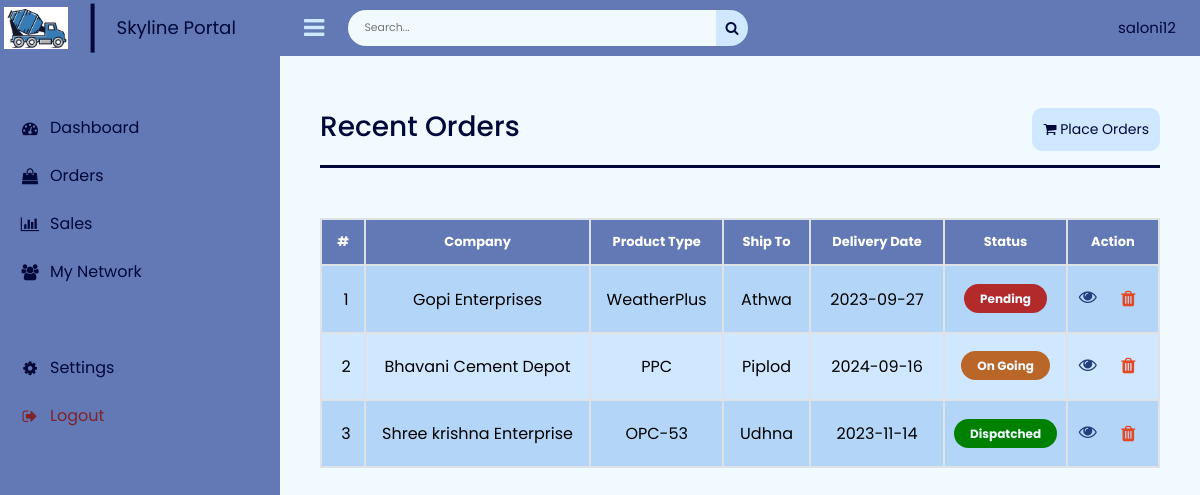
The app's page /dashboard/order.php (signed in) with its own data.
### tables this page shows
CREATE TABLE `users` (
  `id` int(6) UNSIGNED NOT NULL,
  `fullname` varchar(255) NOT NULL,
  `username` varchar(255) NOT NULL,
  `email` varchar(255) NOT NULL,
  `phonenumber` varchar(255) NOT NULL,
  `pass` varchar(255) NOT NULL,
  `gender` varchar(255) NOT NULL,
  `filename` varchar(100) NOT NULL,
  `designation` varchar(255) NOT NULL,
  `experience` int(11) NOT NULL
);

CREATE TABLE `orders` (
  `order_id` int(12) NOT NULL,
  `retailer_id` int(100) NOT NULL,
  `product_type` varchar(255) NOT NULL,
  `ship_to` varchar(255) NOT NULL,
  `delivery_date` date NOT NULL,
  `delivery_time_slot` varchar(255) NOT NULL,
  `vehicle_type` varchar(255) NOT NULL,
  `date_created` date NOT NULL DEFAULT current_timestamp(),
  `date_updated` date NOT NULL,
  `Status` tinyint(1) NOT NULL DEFAULT 0,
  `delete_flag` tinyint(1) NOT NULL DEFAULT 0
);

CREATE TABLE `retailers` (
  `retailer_id` int(12) NOT NULL,
  `trade_No` int(100) NOT NULL,
  `company_logo` varchar(255) NOT NULL,
  `company_name` varchar(255) NOT NULL,
  `address` varchar(255) NOT NULL,
  `contact_no` int(11) NOT NULL,
  `active_influencers` int(11) NOT NULL,
  `sales(this month)` int(11) NOT NULL,
  `sales(YTD)` int(11) NOT NULL,
  `delete_flag` tinyint(1) NOT NULL DEFAULT 0
);

### dashboard/order.php (the view, shortened to what this page needs)
<link rel="stylesheet" href="https://cdn.jsdelivr.net/npm/bootstrap@4.6.2/dist/css/bootstrap.min.css">
<?php include('header.php') ?>
<link rel="stylesheet" href="https://cdnjs.cloudflare.com/ajax/libs/font-awesome/4.7.0/css/font-awesome.min.css">
<section id="content">
    <main>
        <div class="dashboard" style="color:var(--dark)">
            <br>
            <div class=" head-title">
                <div class="left">
                    <h2>Recent Orders</h2>
                </div>
                <br>
                <button type="button" class="btn" data-toggle="modal" data-target="#form"
                    style="color:var(--dark);background:var(--light-blue);padding:10px;border-radius:10px">
                    <div class="right-plus" data-toggle="modal" data-target="#form">
                        <i class=" fa fa-shopping-cart"></i> Place Orders
                    </div>
                </button>
            </div>
            <hr>
            <div class="table-data">
                <div class="order">
                    <table>
                        <thead>
                            <tr>
                                <th>#</th>
                                <th>Company</th>
                                <th>Product Type</th>
                                <th>Ship To</th>
                                <th>Delivery Date</th>
                                <th>Status</th>
                                <th>Action</th>
                            </tr>
                        </thead>
                        <tbody>
                            <?php
                            $i = 1;
                            $qry = $conn->query("SELECT o.*, trade_No,company_name,contact_no  from `orders` o inner join `retailers` r on o.retailer_id = r.retailer_id where o.delete_flag = 0 and r.delete_flag=0  order by o.`order_id` asc");
                            while ($row = $qry->fetch_assoc()):
                                ?>
                                <tr>
                                    <td>
                                        <?php echo $i++; ?>
                                    </td>
                                    <td>
                                        <?php echo $row['company_name']; ?>
                                    </td>
                                    <td>
                                        <?php echo $row['product_type'] ?>
                                    </td>
                                    <td>
                                        <?php echo $row['ship_to'] ?>
                                    </td>
                                    <td>
                                        <?php echo $row['delivery_date'] ?>
                                    </td>
                                    <td>
                                        <?php if ($row['Status'] == 2): ?>
                                            <span class="status completed">Dispatched</span>
                                        <?php elseif ($row['Status'] == 1): ?>
                                            <span class="status process">On Going</span></a>
                                        <?php elseif ($row['Status'] == 0): ?>
                                            <span class="status pending">Pending</span></a>
                                        <?php endif; ?>
                                    </td>
                                    <td>
                                        <div class="icons">
                                            <button class="view" class="btn" title="View" id="view" data-toggle="modal"
                                                type="button" data-id="<?php echo $row['order_id'] ?>" data-target=" #view"
                                                style="border:none; background-color:inherit">
                                                <a href="../order/viewOrder.php?id=<?php
                                                echo $row['order_id'];
                                                ?>">
                                                    <i style=" padding: 0.100rem 0.10rem;" class="fa fa-eye"></i>
                                                </a>
                                            </button>
                                        </div>
                                        <div class="icons">
                                            <form method="POST">
                                                <button class="btn" title="Accept" data-id="<?php echo $row['order_id']; ?>"
                                                    data-target=" #view" name="delete1">
                                                    <i style=" padding: 0.100rem 0.10rem; color:#e34724;"
                                                        class="fa fa-trash"></i>
                                                </button>
                                            </form>
                                        </div>
                                    </td>
                                </tr>
                            <?php endwhile; ?>
                        </tbody>
                    </table>
                </div>
            </div>
        </div>
    </main>
</section>

### dashboard/header.php (shortened to what this page needs)
<!DOCTYPE html>
<html lang="en">
<head>
    <link rel="stylesheet" href="https://cdnjs.cloudflare.com/ajax/libs/font-awesome/4.7.0/css/font-awesome.min.css">
    <link href='https://unpkg.com/boxicons@2.0.9/css/boxicons.min.css' rel='stylesheet'>
    <link rel="stylesheet" href="../css/dashboard.css">
</head>
<?php
include("../database.php");
$username = $_SESSION['username'];
$sql = "SELECT * from users where username='$username'";
$gotResults = mysqli_query($conn, $sql);
$row = mysqli_fetch_array($gotResults);
?>
<body>
    <section id="sidebar">
        <div class="aside">
            <div class="logo">
                <img src="../images/logo.jpg" alt="">
                <div class="line"></div>
                <p style="margin-bottom:0"> Skyline Portal</p>
            </div>
        </div>
        <ul class="side-menu top">
            <li>
                <a href="../dashboard/dashboard.php">
                    <i class='fa fa-dashboard'></i>
                    <span class="text">Dashboard</span>
                </a>
            </li>
            <li>
                <a href="../dashboard/order.php">
                    <i class="fa fa-shopping-bag"></i>
                    <span class="text">Orders</span>
                </a>
            </li>
            <li>
                <a href="../dashboard/sales.php">
                    <i class="fa fa-bar-chart"></i>
                    <span class="text">Sales</span>
                </a>
            </li>
            <li>
                <a href="../dashboard/network.php">
                    <i class='fa fa-users'></i>
                    <span class="text">My Network</span>
                </a>
            </li>
        </ul>
        <ul class="side-menu">
            <li>
                <a href="../dashboard/setting.php">
                    <i class='fa fa-gear'></i>
                    <span class="text">Settings</span>
                </a>
            </li>
            <li>
                <a href="../php/logout.php" class="logout">
                    <i class="fa fa-sign-out"></i>
                    <span class="text">Logout</span>
                </a>
            </li>
        </ul>
    </section>
    <section id="content">
        <nav>
            <i class='fa fa-bars'></i>
            <form action="#">
                <div class="form-input">
                    <input type="search" placeholder="Search...">
                    <button type="submit" class="search-btn"><i class="fa fa-search"></i></button>
                </div>
            </form>
            <p style="font-size:15px;color:var(--dark);margin-bottom:0;line-height:0">
                <?php echo $row['username']; ?>
            </p>
        </nav>
    </section>
</body>
</html>

### records on screen
users: username "saloni12"
orders: retailer.company_name "Gopi Enterprises", product_type "WeatherPlus", ship_to "Athwa", delivery_date "2023-09-27", Status "Pending"
orders: retailer.company_name "Bhavani Cement Depot", product_type "PPC", ship_to "Piplod", delivery_date "2024-09-16", Status "On Going"
orders: retailer.company_name "Shree krishna Enterprise", product_type "OPC-53", ship_to "Udhna", delivery_date "2023-11-14", Status "Dispatched"
